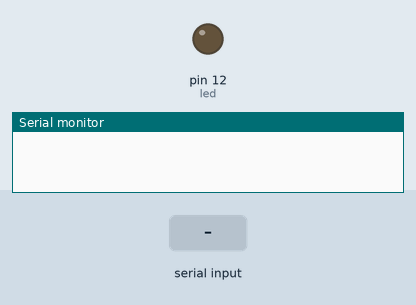
Bench run of a sketch on a simulated Arduino Uno, built with avr-gcc and run on an emulated ATmega328P. Parts: output pins drawn as LEDs (lit = HIGH), the last lines printed to the serial monitor. Inputs (shaded band) come from the test bench.

Above: at 1.2 s.
1.3 s: "1" received over Serial
At 1.8 s:
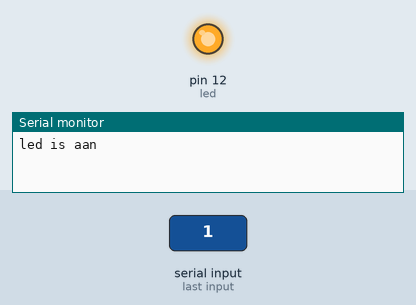
2.8 s: "0" received over Serial
At 4.1 s:
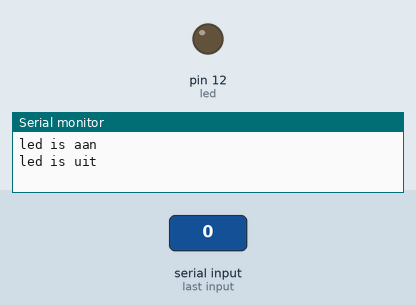
Timing chart, 0 to 5.8 s (numbered marks = the images above; inputs shaded):
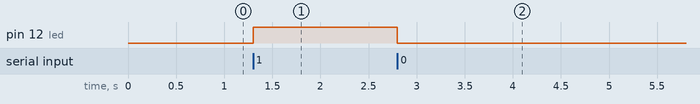

The sketch:

Draadloze_communicatie_HC-05_module.ino
```cpp
const int led = 12;
char inputdata = 0;


void setup() {

    Serial.begin(9600);
    pinMode(led, OUTPUT);
}

void loop()
{

   if(Serial.available() > 0)
   {
      inputdata = Serial.read();

      if(inputdata == '0')
      {
         digitalWrite(led, LOW);
         Serial.print("led is uit\n");

      }

      else if(inputdata == '1')
      {
         digitalWrite(led, HIGH);
         Serial.print("led is aan\n");
      }
   }
}
```

Measured:
- after the input at 1.3 s, pin 12 (led): LOW → HIGH at once
- after the input at 2.8 s, pin 12 (led): HIGH → LOW at once
